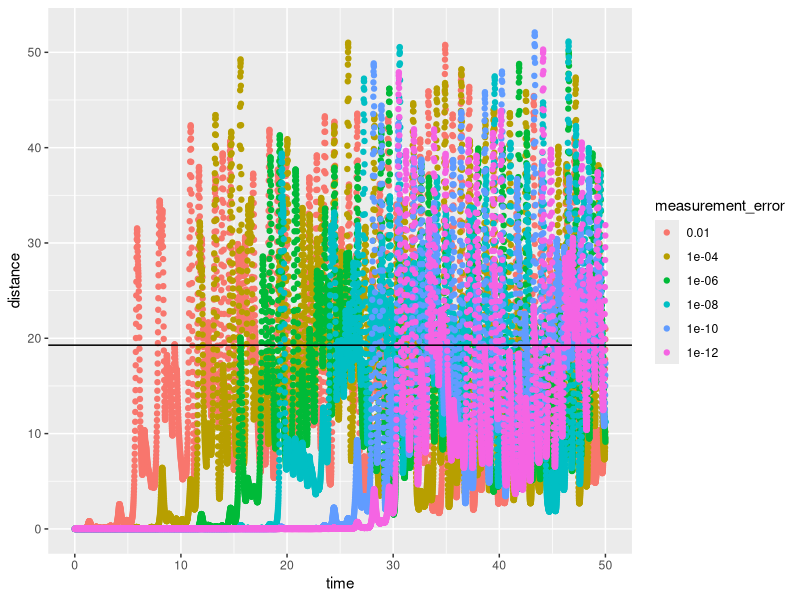
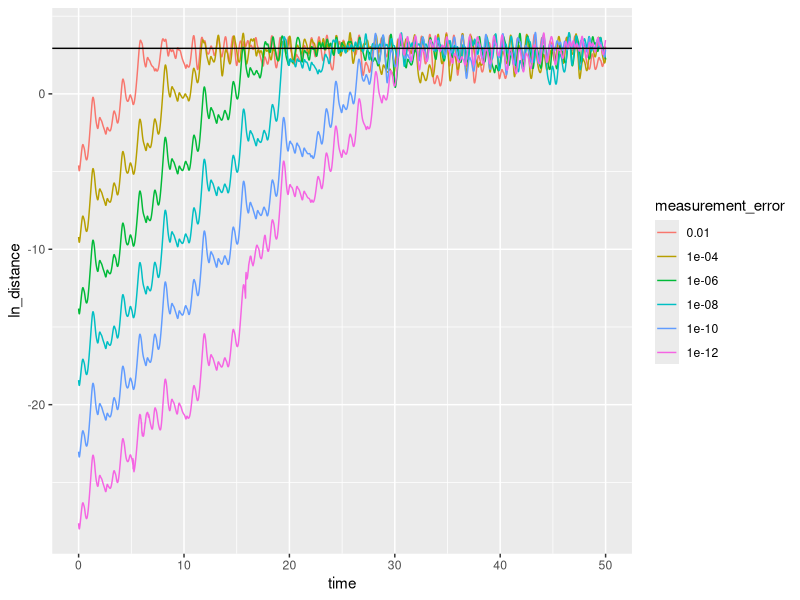
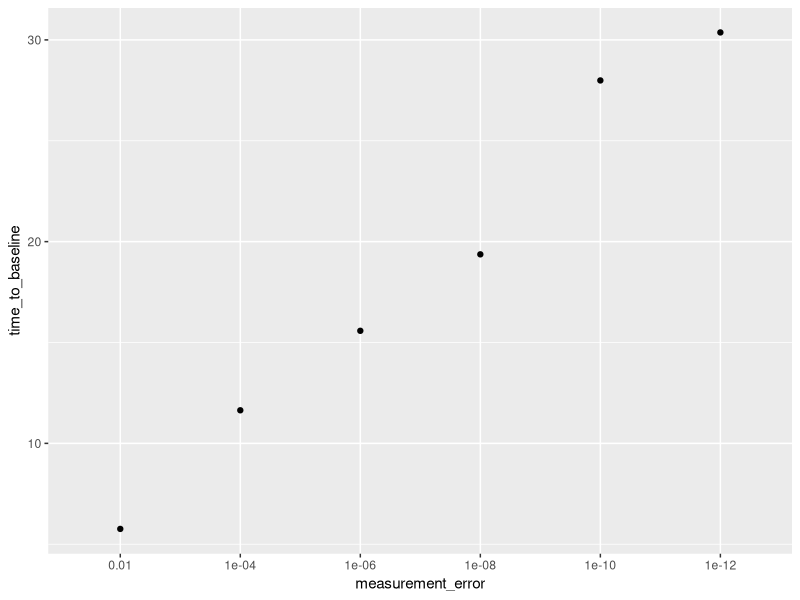
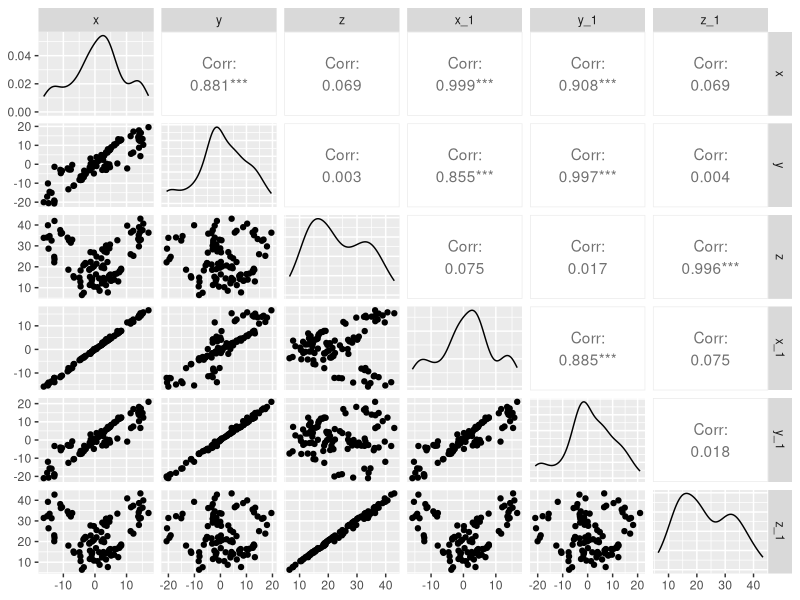

The R source for these figures, in order:
## ---- chunk 1
rm(list = ls())
# based on https://stackoverflow.com/questions/18931006/how-to-suppress-warning-messages-when-loading-a-library
shhh <- suppressPackageStartupMessages # It's a library, so shhh!
shhh(library(tidyverse))
shhh(library(deSolve))
## ---- chunk 2
# This is the Lorenz system
Lorenz <- function(t, state, parameters) {
    with(as.list(c(state, parameters)), {
        dX <- s * (Y - X)
        dY <- X * (r - Z) - Y
        dZ <- X * Y - b * Z
        list(c(dX, dY, dZ))
    })
}
## ---- chunk 3
# calculate mean distance between two points
# TODO clean up code some

calculate_mean_distance <- function(trajectory, sample_size  = 100) {

  temp <- trajectory %>%
    select(x, y, z) %>%
    sample_n(sample_size)

  temp1 <- temp %>%
    rename(x1 = x, y1 = y, z1 = z)
  
  temp2 <- temp %>%
    rename(x2 = x, y2 = y, z2 = z)

  pairs <- crossing(temp1, temp2) %>%
    mutate(distance = sqrt((x1 - x2)^2 + (y1 - y2)^2 + (z1- z2)^2)) %>%
    mutate(ln_distance = log(distance, base = exp(1))) %>%
    filter(distance != 0) 
  # last step is remove pairs of distnace 0 because this is the same point being compared to itself (see how crossing() works)

  return(mean(pairs$distance))
}
## ---- chunk 4
set.seed(08544)
parameters <- c(s = 10, r = 28, b = 8/3)
times <- seq(0, 50, by = 0.01)
results <- list()

true_initial_conditions <- c(X = 2.454134, Y = 1.370683, Z = 22.316543)
trajectory_1 <- ode(y = true_initial_conditions, times = times, func = Lorenz, parms = parameters)
trajectory_1 <- tibble(time = trajectory_1[, "time"], 
                       x = trajectory_1[, "X"],
                       y = trajectory_1[, "Y"], 
                       z = trajectory_1[, "Z"])

measurement_error_vec <- c(10^-2, 10^-4, 10^-6, 10^-8, 10^-10, 10^-12)
i <- 0 
for (measurement_error in measurement_error_vec) {
  i <- i + 1
  
  measured_initial_conditions <- true_initial_conditions + c(measurement_error, 0, 0)

  trajectory_2 <- ode(y = measured_initial_conditions, times = times, func = Lorenz, parms = parameters)
  trajectory_2 <- tibble(time = trajectory_2[, "time"], 
                         x = trajectory_2[, "X"],
                         y = trajectory_2[, "Y"], 
                         z = trajectory_2[, "Z"])
  
  trajectories <- left_join(x = trajectory_1, y = trajectory_2, 
                            by = "time", 
                            suffix = c(".1", ".2"))
  
  trajectories <- trajectories %>%
    mutate(distance = sqrt(((x.1 - x.2)^2 + (y.1 - y.2)^2 + (z.1 - z.2)^2))) %>%
    mutate(ln_distance = log(distance, base = exp(1)))
  
  results[[i]] <- trajectories %>%
    select(time, distance, ln_distance) %>%
    mutate(measurement_error = measurement_error)
  
  rm(trajectory_2, trajectories, measurement_error)
} 

data_to_plot <- 
  bind_rows(results) %>%
  mutate(measurement_error = factor(measurement_error, levels = measurement_error_vec)) 

ggplot(data_to_plot, aes(x = time, y = distance, color = measurement_error)) + 
  geom_point() +
  geom_hline(yintercept = calculate_mean_distance(trajectory_1))

# Everything works more clearly on the ln scale for reason why see Strogatz (1994) Sec 9.3
ggplot(data_to_plot, aes(x = time, y = ln_distance, color = measurement_error)) +
  geom_line() + 
  geom_hline(yintercept = log(calculate_mean_distance(trajectory_1), base = exp(1)))
## ---- chunk 5
time_horizon <- data_to_plot %>%
  group_by(measurement_error) %>%
  filter(ln_distance > log(calculate_mean_distance(trajectory_1), base = exp(1))) %>%
  summarize(time_to_baseline = min(time)) 

ggplot(time_horizon, aes(x = measurement_error, y = time_to_baseline)) +
  geom_point()
## ---- chunk 6

library("GGally")
trajectory <- trajectory_1 %>%
  mutate(x_1 = lag(x, n = 1), y_1 = lag(y, n = 1), z_1 = lag(z, n = 1), 
         x_2 = lag(x, n = 2), y_2 = lag(y, n = 2), z_2 = lag(z, n = 2)) %>%
  drop_na()

trajectory %>%
  select(-time, -x_2, -y_2, -z_2) %>%
  sample_n(100) %>% # sampling just makes things run faster and plots clearer
  ggpairs()
